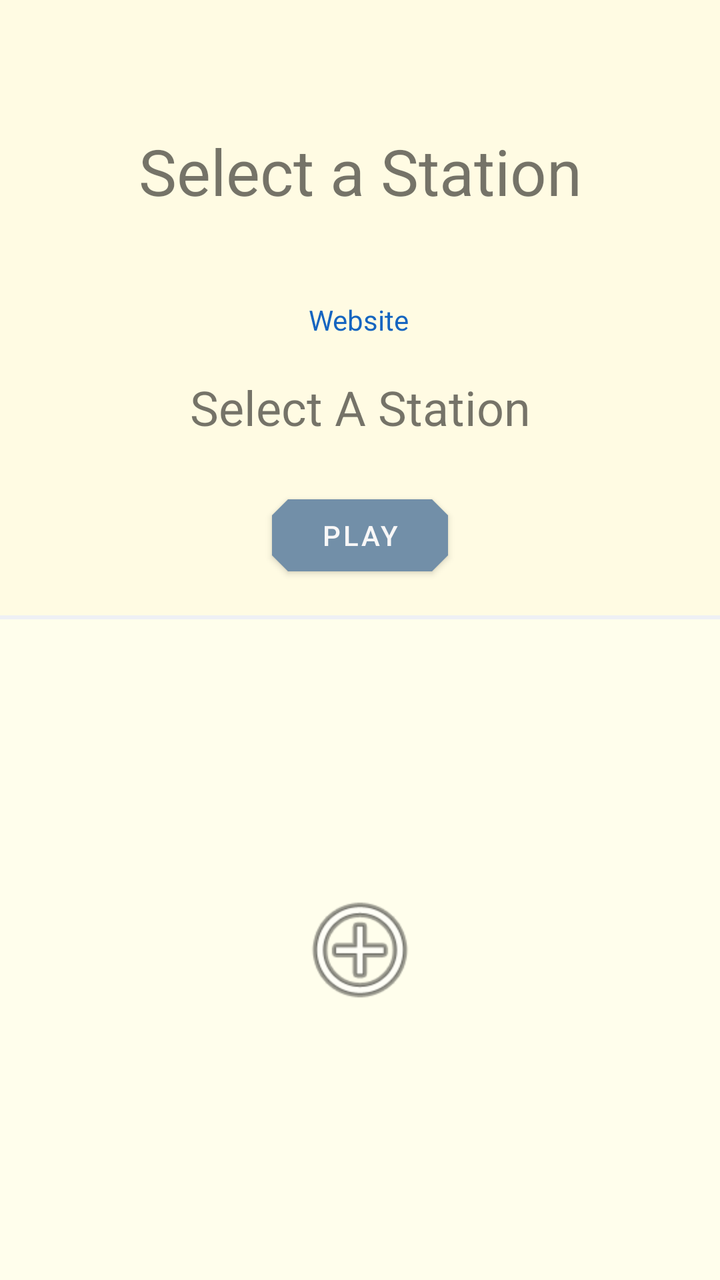
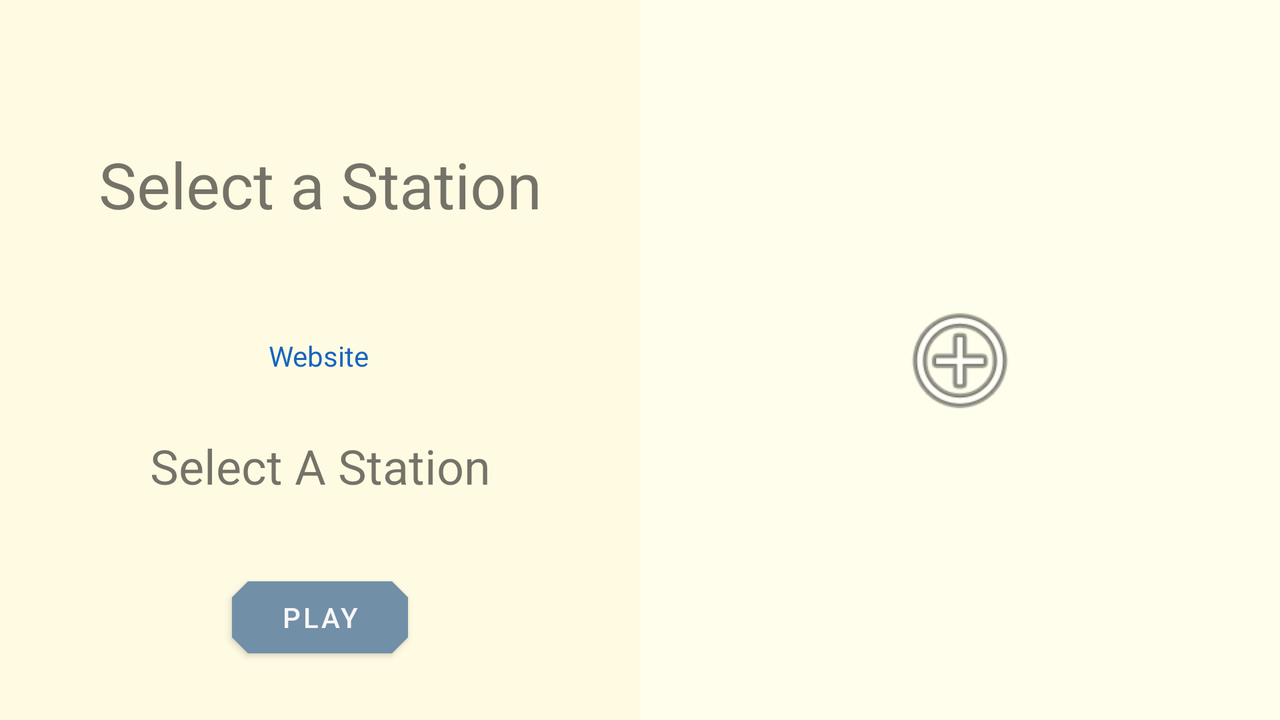

Two renders of one Android screen. The first uses the default layout on a phone; the second uses the alternative layout the repository ships for a different screen configuration, on a matching device. The two XML files are below.
<!-- AndroidManifest.xml: application theme Theme.WebRadio -->
<!-- res/layout/activity_main.xml -->
<?xml version="1.0" encoding="utf-8"?>
<androidx.constraintlayout.widget.ConstraintLayout xmlns:android="http://schemas.android.com/apk/res/android"
    xmlns:app="http://schemas.android.com/apk/res-auto"
    xmlns:tools="http://schemas.android.com/tools"
    android:id="@+id/mainLayout"
    android:layout_width="match_parent"
    android:layout_height="match_parent"
    tools:context=".MainActivity">

    <include layout="@layout/current_station_detail"
        android:id="@+id/currentStationDetailInclude"
        android:layout_width="match_parent"
        android:layout_height="wrap_content"
        app:layout_constraintTop_toTopOf="parent"
        app:layout_constraintLeft_toLeftOf="parent"
        app:layout_constraintRight_toRightOf="parent"/>

    <com.google.android.material.divider.MaterialDivider
        android:id="@+id/divider"
        android:layout_width="match_parent"
        android:layout_height="2dp"
        app:layout_constraintTop_toBottomOf="@+id/currentStationDetailInclude"/>

    <include layout="@layout/stations_list"
        android:id="@+id/stationsListInclude"
        android:layout_width="match_parent"
        android:layout_height="0dp"
        app:layout_constraintTop_toBottomOf="@+id/divider"
        app:layout_constraintBottom_toBottomOf="parent"
        app:layout_constraintLeft_toLeftOf="parent"
        app:layout_constraintRight_toRightOf="parent"/>

</androidx.constraintlayout.widget.ConstraintLayout>
<!-- res/layout/current_station_detail.xml (included above) -->
<?xml version="1.0" encoding="utf-8"?>
<androidx.constraintlayout.widget.ConstraintLayout xmlns:android="http://schemas.android.com/apk/res/android"
    xmlns:app="http://schemas.android.com/apk/res-auto"
    xmlns:tools="http://schemas.android.com/tools"
    android:layout_width="match_parent"
    style="@style/stationDetail"
    android:layout_height="match_parent">

    <TextView
        android:id="@+id/stationNameTextView"
        android:layout_width="wrap_content"
        android:layout_height="wrap_content"
        android:gravity="center"
        android:paddingTop="@dimen/current_station_padding_top"
        android:paddingBottom="@dimen/current_station_padding_bottom"
        android:text="@string/default_station_name_text_view"
        android:minLines="3"
        android:maxLines="3"
        android:textSize="@dimen/current_station_text_size"
        app:layout_constraintTop_toTopOf="parent"
        app:layout_constraintBottom_toTopOf="@+id/station_detail_button_layout"
        app:layout_constraintEnd_toEndOf="parent"
        app:layout_constraintStart_toStartOf="parent"
        app:layout_constraintVertical_bias="0.16" />


    <TextView
        android:id="@+id/websiteLinkTextView"
        android:layout_width="wrap_content"
        android:layout_height="wrap_content"
        android:gravity="center_horizontal"
        android:paddingBottom="@dimen/website_link_padding_bottom"
        android:text="@string/website_link"
        android:textColor="?attr/website_link_color"
        android:textSize="@dimen/website_link_text_size"
        app:layout_constraintBottom_toTopOf="@+id/playStatusTextView"
        app:layout_constraintEnd_toEndOf="parent"
        app:layout_constraintHorizontal_bias="0.498"
        app:layout_constraintStart_toStartOf="parent"
        app:layout_constraintTop_toBottomOf="@+id/stationNameTextView" />

    <TextView
        android:id="@+id/playStatusTextView"
        android:layout_width="wrap_content"
        android:layout_height="wrap_content"
        android:gravity="center_horizontal"
        android:text="@string/status_nothing_selected"
        android:paddingBottom="@dimen/current_status_padding_bottom"
        android:textSize="@dimen/current_status_text_size"
        app:layout_constraintTop_toBottomOf="@+id/websiteLinkTextView"
        app:layout_constraintBottom_toTopOf="@+id/station_detail_button_layout"
        app:layout_constraintEnd_toEndOf="parent"
        app:layout_constraintStart_toStartOf="parent" />


    <LinearLayout
        android:id="@+id/station_detail_button_layout"
        android:layout_width="match_parent"
        android:layout_height="wrap_content"
        android:orientation="horizontal"
        android:gravity="center_horizontal"
        android:padding="@dimen/station_detail_button_layout_padding"
        app:layout_constraintTop_toBottomOf="@id/playStatusTextView"
        app:layout_constraintBottom_toBottomOf="parent"
        app:layout_constraintLeft_toLeftOf="parent"
        app:layout_constraintRight_toRightOf="parent">

        <Button
            android:id="@+id/playButton"
            android:layout_width="wrap_content"
            android:layout_height="wrap_content"
            android:text="@string/play_button_text"
            android:textColor="?attr/station_detail_button_text_color"
            android:visibility="visible"
            tools:ignore="ButtonStyle" />

        <Button
            android:id="@+id/stopButton"
            android:layout_width="wrap_content"
            android:layout_height="wrap_content"
            android:textColor="?attr/station_detail_button_text_color"
            android:visibility="gone"
            android:text="@string/stop_button_text"
            tools:ignore="ButtonStyle" />
    </LinearLayout>
</androidx.constraintlayout.widget.ConstraintLayout>
<!-- res/layout/stations_list.xml (included above) -->
<?xml version="1.0" encoding="utf-8"?>
<LinearLayout xmlns:app="http://schemas.android.com/apk/res-auto"
    xmlns:android="http://schemas.android.com/apk/res/android"
    android:layout_height="match_parent"
    android:layout_width="match_parent"
    style="@style/stationList"
    android:orientation="vertical">
    <ListView
        android:id="@+id/stationsList"
        android:visibility="gone"
        android:isScrollContainer="false"
        android:layout_width="match_parent"
        android:layout_height="match_parent"
        android:layout_marginEnd="8dp"
        android:layout_marginStart="8dp"
        app:layout_constraintBottom_toTopOf="@+id/station_detail_button_layout"
        android:choiceMode="singleChoice"
        android:listSelector="?attr/selected_list_item_background_color"
        app:layout_constraintEnd_toEndOf="parent"
        app:layout_constraintStart_toStartOf="parent"
        app:layout_constraintTop_toTopOf="parent"
        />

    <LinearLayout
        android:id="@+id/noResultsFoundLayout"
        android:layout_width="match_parent"
        android:layout_height="match_parent"
        android:layout_gravity="center"
        android:gravity="center"
        app:layout_constraintBottom_toBottomOf="parent"
        app:layout_constraintEnd_toEndOf="parent"
        app:layout_constraintStart_toEndOf="@+id/stationsList"
        app:layout_constraintStart_toStartOf="parent"
        app:layout_constraintTop_toTopOf="parent"
        >

        <ImageView
            android:id="@+id/addStationBigButton"
            android:layout_width="wrap_content"
            android:layout_height="wrap_content"
            android:layout_gravity="center"
            android:background="@android:drawable/ic_menu_add"
            android:contentDescription="@string/add_station_big_button_content_description"
            android:scaleX="2"
            android:scaleY="2" />

    </LinearLayout>


</LinearLayout>
<!-- resources referenced by this layout -->
<resources>
  <dimen name="current_station_padding_bottom">6dp</dimen>
  <dimen name="current_station_padding_top">12dp</dimen>
  <dimen name="current_station_text_size">32sp</dimen>
  <dimen name="current_status_padding_bottom">8dp</dimen>
  <dimen name="current_status_text_size">24sp</dimen>
  <dimen name="station_detail_button_layout_padding">16dp</dimen>
  <dimen name="website_link_padding_bottom">18dp</dimen>
  <dimen name="website_link_text_size">14sp</dimen>
  <string name="add_station_big_button_content_description">Add A Station</string>
  <string name="default_station_name_text_view">Select a Station</string>
  <string name="play_button_text">Play</string>
  <string name="status_nothing_selected">Select A Station</string>
  <string name="stop_button_text">Stop</string>
  <string name="website_link">Website</string>
  <style name="stationDetail" parent="Base.CardView">
          <item name="android:background">@color/station_detail_background</item>
      </style>
  <style name="stationList" parent="Base.CardView">
          <item name="android:background">@color/station_list_background</item>
      </style>
  <color name="station_detail_background">#FFFBE3</color>
  <color name="station_list_background">#FFFEEC</color>
  <color name="primary_color">#728FA8</color>
  <color name="notification_bar">#53687A</color>
  <color name="black">#FF000000</color>
  <color name="station_detail_button_text_color">#F8F7F7</color>
  <color name="station_list_item_text_color">#887E61</color>
  <color name="website_link">#1565C0</color>
  <color name="teal_200">#FF03DAC5</color>
  <color name="selected_list_item_background_color">#F8F6CD</color>
  <style name="TextAppearance.App.Subtitle1" parent="TextAppearance.MaterialComponents.Subtitle1">
          
          <item name="fontFamily">sans-serif-condensed</item>
          <item name="android:fontFamily">sans-serif-condensed</item>
      </style>
  <style name="TextAppearance.App.Caption" parent="TextAppearance.MaterialComponents.Caption">
          
          <item name="fontFamily">sans-serif-black</item>
          <item name="android:fontFamily">sans-serif-black</item>
      </style>
  <style name="ShapeAppearance.App.SmallComponent" parent="ShapeAppearance.MaterialComponents.SmallComponent">
          <item name="cornerFamily">cut</item>
          <item name="cornerSize">8dp</item>
          <item name="textFillColor">@color/teal_200</item>
      </style>
  <!-- some entries are left out for length -->
</resources>
<!-- res/layout-land/activity_main.xml (the repository's variant of the layout above) -->
<!-- drawn on the phone turned sideways -->
<?xml version="1.0" encoding="utf-8"?>
<androidx.constraintlayout.widget.ConstraintLayout xmlns:android="http://schemas.android.com/apk/res/android"
    xmlns:app="http://schemas.android.com/apk/res-auto"
    xmlns:tools="http://schemas.android.com/tools"
    android:id="@+id/mainLayout"
    android:layout_width="match_parent"
    android:layout_height="match_parent"
    tools:context=".MainActivity">


    <include layout="@layout/current_station_detail"
        android:id="@+id/currentStationDetailInclude"
        android:layout_width="0dp"
        android:layout_height="match_parent"
        app:layout_constraintTop_toTopOf="parent"
        app:layout_constraintBottom_toBottomOf="parent"
        app:layout_constraintStart_toStartOf="parent"
        app:layout_constraintEnd_toStartOf="@+id/stationsListInclude"/>


    <include layout="@layout/stations_list"
        android:id="@+id/stationsListInclude"
        android:layout_width="0dp"
        android:layout_height="match_parent"
        app:layout_constraintTop_toTopOf="parent"
        app:layout_constraintBottom_toBottomOf="parent"
        app:layout_constraintStart_toEndOf="@id/currentStationDetailInclude"
        app:layout_constraintEnd_toEndOf="parent"/>

</androidx.constraintlayout.widget.ConstraintLayout>
